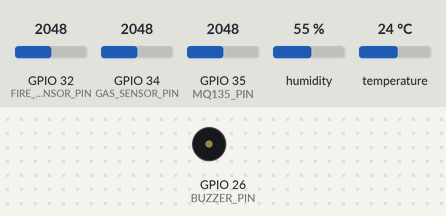
Simulated run of this sketch. Board: ESP32. Parts: buzzer (waves = sounding, pin HIGH). The inputs (shaded band) are chosen by the test bench; at power-on: GPIO 32 (FIRE_SENSOR_PIN) = 2048, GPIO 34 (GAS_SENSOR_PIN) = 2048, GPIO 35 (MQ135_PIN) = 2048, humidity 55 %, temperature 24 °C. WiFi joins after 1.5 s; servers stay silent unless stated; no MQTT or app messages arrive unless stated; what the sketch prints to the serial monitor is not drawn.

Above: at 0.1 s.
At 3.7 s:
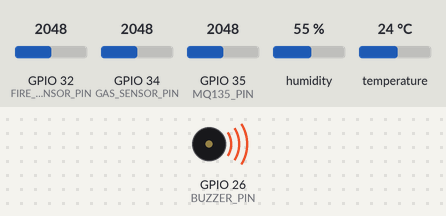
Timing chart, 0 to 5.2 s (numbered marks = the images above):
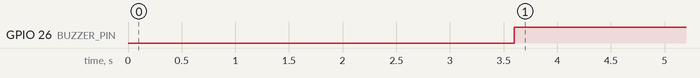

The sketch:

FireAlarm.ino
```cpp
// =============================
// ESP32 Multi-Sensor System + Web Dashboard + Buzzer Alarm + FreeRTOS (+ ThingsBoard optional)
// MQ-135 Smoke + MQ Gas + Flame Sensor + DHT11
// =============================

#include <WiFi.h>
#include <WebServer.h>
#include <DHT.h>
#include <PubSubClient.h>      // <-- cần nếu bật ThingsBoard

// Function prototypes
void TaskSensor(void *pv);
void TaskTelemetry(void *pv);

// ====== Toggle tính năng Cloud (ThingsBoard) ======
static const bool ENABLE_THINGSBOARD = true;   // đặt false nếu không muốn gửi cloud

// --- WiFi Credentials ---
const char* ssid     = "Your SSID";
const char* password = "Your password";

// --- ThingsBoard (chỉ dùng nếu ENABLE_THINGSBOARD = true) ---
const char* mqtt_server  = "mqtt.thingsboard.cloud";
const int   mqtt_port    = 1883;
const char* access_token = "Bke7Faw0U7GsG6A37VJv";

// ===== Pins =====
#define MQ135_PIN       35   // Smoke analog
#define GAS_SENSOR_PIN  34   // Gas analog
#define FIRE_SENSOR_PIN 32   // Flame analog
#define DHT_PIN         27
#define DHT_TYPE        DHT11
#define BUZZER_PIN      26   // Buzzer pin

// =====================
// Objects
// =====================
DHT dht(DHT_PIN, DHT_TYPE);
WebServer server(80);

WiFiClient espClient;
PubSubClient mqttClient(espClient);

// =====================
// Sensor Calibration Variables
// =====================
int smokeBaseline = 0;
int gasBaseline   = 0;
const int smokeMargin = 220; // kept for reference, not used
const int gasMargin   = 260; // kept for reference, not used

// =====================
// Shared telemetry (được cập nhật bởi TaskSensor, đọc bởi web / cloud)
// =====================
float g_temperature = NAN;
float g_humidity    = NAN;
int   g_smokeValue  = 0;
int   g_gasValue    = 0;
int   g_fireValue   = 0;

String g_smoke_status = "N/A";
String g_gas_status   = "N/A";
String g_fire_status  = "N/A";

// Mutex bảo vệ dữ liệu dùng chung
SemaphoreHandle_t gDataMutex;

// =====================
// HTML Dashboard (giữ nguyên)
// =====================
const char INDEX_HTML[] PROGMEM = R"rawliteral(
<!DOCTYPE html>
<html>
<head>
<meta charset="UTF-8">
<title>Fire Alarm Dashboard</title>
<style>
body {
  font-family: Arial, sans-serif;
  text-align: center;
  background: linear-gradient(135deg, #ff9a9e, #fad0c4);
  margin: 0; padding: 0;
}
h1 { color: #333; margin-top: 20px; }

.main-box {
  background: white;
  border-radius: 16px;
  padding: 30px;
  margin: 40px auto;
  width: 90%;
  max-width: 900px;
  box-shadow: 0 8px 20px rgba(0,0,0,0.2);
}

.container { display: flex; flex-wrap: wrap; justify-content: center; }
.card {
  background: #fff;
  border-radius: 12px;
  padding: 20px;
  margin: 15px;
  width: 180px;
  box-shadow: 0 4px 10px rgba(0,0,0,0.1);
}
.card h3 { margin: 0; font-size: 18px; }
.card p { font-size: 16px; margin-top: 10px; }
.ok { color: green; font-weight: bold; }
.alert { color: red; font-weight: bold; }
</style>
</head>
<body>
  <div class="main-box">
    <h1>🔥 Fire Alarm Dashboard</h1>
    <div class="container">
      <div class="card"><h3>🌡 Temp</h3><p id="temp">-- °C</p></div>
      <div class="card"><h3>💧 Humidity</h3><p id="hum">-- %</p></div>
      <div class="card"><h3>💨 Smoke</h3><p id="smoke">--</p></div>
      <div class="card"><h3>⚗ Gas</h3><p id="gas">--</p></div>
      <div class="card"><h3>🔥 Fire</h3><p id="fire">--</p></div>
    </div>
  </div>

<script>
async function fetchData() {
  const res = await fetch("/data");
  const data = await res.json();
  document.getElementById("temp").innerText = data.temperature + " °C";
  document.getElementById("hum").innerText  = data.humidity + " %";
  document.getElementById("smoke").innerText = data.smoke_value + " [" + data.smoke_status + "]";
  document.getElementById("gas").innerText   = data.gas_value + " [" + data.gas_status + "]";
  document.getElementById("fire").innerText  = data.fire_status;
}
setInterval(fetchData, 2000);
fetchData();
</script>
</body>
</html>
)rawliteral";

// =====================
// Web Handlers
// =====================
void handleRoot() {
  server.send_P(200, "text/html", INDEX_HTML);
}

void handleData() {
  // Lấy snapshot dữ liệu an toàn với mutex
  float temperature; float humidity;
  int smokeValue; int gasValue; int fireValue;
  String smoke_status, gas_status, fire_status;

  if (xSemaphoreTake(gDataMutex, pdMS_TO_TICKS(50)) == pdTRUE) {
    temperature   = g_temperature;
    humidity      = g_humidity;
    smokeValue    = g_smokeValue;
    gasValue      = g_gasValue;
    fireValue     = g_fireValue;
    smoke_status  = g_smoke_status;
    gas_status    = g_gas_status;
    fire_status   = g_fire_status;
    xSemaphoreGive(gDataMutex);
  } else {
    // nếu không lấy được mutex, gửi giá trị gần nhất cũng được
    temperature   = g_temperature;
    humidity      = g_humidity;
    smokeValue    = g_smokeValue;
    gasValue      = g_gasValue;
    fireValue     = g_fireValue;
    smoke_status  = g_smoke_status;
    gas_status    = g_gas_status;
    fire_status   = g_fire_status;
  }

  String json = "{";
  json += "\"temperature\":" + String(temperature, 1) + ",";
  json += "\"humidity\":" + String(humidity, 1) + ",";
  json += "\"smoke_value\":" + String(smokeValue) + ",";
  json += "\"smoke_status\":\"" + smoke_status + "\",";
  json += "\"gas_value\":" + String(gasValue) + ",";
  json += "\"gas_status\":\"" + gas_status + "\",";
  json += "\"fire_status\":\"" + fire_status + "\"";
  json += "}";

  server.send(200, "application/json", json);
}

// =====================
// MQTT helpers (ThingsBoard)
// =====================
void ensureMqttConnected() {
  if (!ENABLE_THINGSBOARD) return;

  if (!mqttClient.connected()) {
    Serial.print("Connecting to ThingsBoard...");
    if (mqttClient.connect("ESP32_FireAlarm", access_token, NULL)) {
      Serial.println("OK");
    } else {
      Serial.print("failed, state=");
      Serial.println(mqttClient.state());
    }
  }
}

void publishToThingsBoard() {
  if (!ENABLE_THINGSBOARD) return;

  // Chuẩn bị payload từ snapshot dữ liệu
  float temperature; float humidity;
  int smokeValue; int gasValue; int fireValue;
  String smoke_status, gas_status, fire_status;

  if (xSemaphoreTake(gDataMutex, pdMS_TO_TICKS(50)) == pdTRUE) {
    temperature   = g_temperature;
    humidity      = g_humidity;
    smokeValue    = g_smokeValue;
    gasValue      = g_gasValue;
    fireValue     = g_fireValue;
    smoke_status  = g_smoke_status;
    gas_status    = g_gas_status;
    fire_status   = g_fire_status;
    xSemaphoreGive(gDataMutex);
  } else {
    temperature   = g_temperature;
    humidity      = g_humidity;
    smokeValue    = g_smokeValue;
    gasValue      = g_gasValue;
    fireValue     = g_fireValue;
    smoke_status  = g_smoke_status;
    gas_status    = g_gas_status;
    fire_status   = g_fire_status;
  }

  String json = "{";
  json += "\"temperature\":" + String(temperature, 1) + ",";
  json += "\"humidity\":" + String(humidity, 1) + ",";
  json += "\"smoke_value\":" + String(smokeValue) + ",";
  json += "\"smoke_status\":\"" + smoke_status + "\",";
  json += "\"gas_value\":" + String(gasValue) + ",";
  json += "\"gas_status\":\"" + gas_status + "\",";
  json += "\"fire_value\":" + String(fireValue) + ",";
  json += "\"fire_status\":\"" + fire_status + "\"";
  json += "}";

  mqttClient.publish("v1/devices/me/telemetry", json.c_str());
}

// =====================
// FreeRTOS Tasks
// =====================
void TaskSensor(void *pv) {
  const TickType_t PERIOD = pdMS_TO_TICKS(1000); // đọc mỗi 1s
  for (;;) {
    float temperature = dht.readTemperature();
    float humidity    = dht.readHumidity();
    int smokeValue    = analogRead(MQ135_PIN);
    int gasValue      = analogRead(GAS_SENSOR_PIN);
    int fireValue     = analogRead(FIRE_SENSOR_PIN);

    // Sử dụng ngưỡng cố định thay vì baseline + margin
    String smoke_status = (smokeValue > 2100) ? "⚠️ Detected" : "✅ Clean";
    String gas_status   = (gasValue   > 1400) ? "⚠️ Detected" : "✅ Clean";
    String fire_status  = (fireValue < 1800) ? "🔥 Fire Detected!" : "✅ No Fire";

    // Điều khiển buzzer với ngưỡng cố định
    if (smokeValue > 2100 || gasValue > 1400 || fireValue < 1800) {
      digitalWrite(BUZZER_PIN, HIGH);
    } else {
      digitalWrite(BUZZER_PIN, LOW);
    }

    // Cập nhật dữ liệu dùng chung
    if (xSemaphoreTake(gDataMutex, pdMS_TO_TICKS(50)) == pdTRUE) {
      g_temperature  = temperature;
      g_humidity     = humidity;
      g_smokeValue   = smokeValue;
      g_gasValue     = gasValue;
      g_fireValue    = fireValue;
      g_smoke_status = smoke_status;
      g_gas_status   = gas_status;
      g_fire_status  = fire_status;
      xSemaphoreGive(gDataMutex);
    }

    vTaskDelay(PERIOD);
  }
}

void TaskTelemetry(void *pv) {
  const TickType_t PERIOD = pdMS_TO_TICKS(5000); // gửi mỗi 5s
  for (;;) {
    if (ENABLE_THINGSBOARD) {
      ensureMqttConnected();
      if (mqttClient.connected()) {
        publishToThingsBoard();
        mqttClient.loop(); // xử lý MQTT background
      }
    }
    vTaskDelay(PERIOD);
  }
}

// =====================
// Setup
// =====================
void setup() {
  Serial.begin(115200);
  dht.begin();

  pinMode(BUZZER_PIN, OUTPUT);
  digitalWrite(BUZZER_PIN, LOW);

  // Mutex
  gDataMutex = xSemaphoreCreateMutex();

  // WiFi
  WiFi.begin(ssid, password);
  Serial.print("Connecting to WiFi");
  while (WiFi.status() != WL_CONNECTED) {
    delay(500);
    Serial.print(".");
  }
  Serial.println("\n✅ WiFi connected!");
  Serial.println("ESP32 IP Address: " + WiFi.localIP().toString());

  // MQTT
  if (ENABLE_THINGSBOARD) {
    mqttClient.setServer(mqtt_server, mqtt_port);
    ensureMqttConnected();
  }

  // Sensor calibration (giữ lại để tham khảo)
  long smokeSum = 0;
  long gasSum   = 0;
  const int samples = 100;
  for (int i = 0; i < samples; i++) {
    smokeSum += analogRead(MQ135_PIN);
    gasSum   += analogRead(GAS_SENSOR_PIN);
    delay(20);
  }
  smokeBaseline = smokeSum / samples;
  gasBaseline   = gasSum   / samples;
  Serial.print("Smoke baseline: "); Serial.println(smokeBaseline);
  Serial.print("Gas baseline: ");   Serial.println(gasBaseline);

  // Web routes
  server.on("/", handleRoot);
  server.on("/data", handleData);
  server.begin();
  Serial.println("HTTP server started");

  // ===== Tạo FreeRTOS tasks =====
  xTaskCreatePinnedToCore(TaskSensor,    "TaskSensor",    4096, NULL, 2, NULL, 1);
  xTaskCreatePinnedToCore(TaskTelemetry, "TaskTelemetry", 4096, NULL, 1, NULL, 1);
}

// =====================
// Loop
// =====================
void loop() {
  server.handleClient();
  if (ENABLE_THINGSBOARD) {
    mqttClient.loop();
  }
  delay(2);
}
```

Measured:
- by itself, GPIO 26 (BUZZER_PIN): LOW → HIGH at 3.6 s
